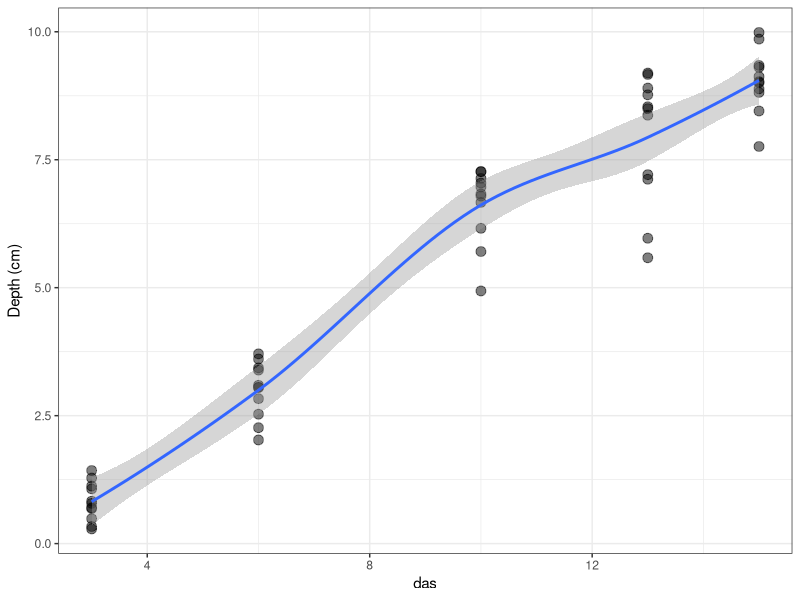
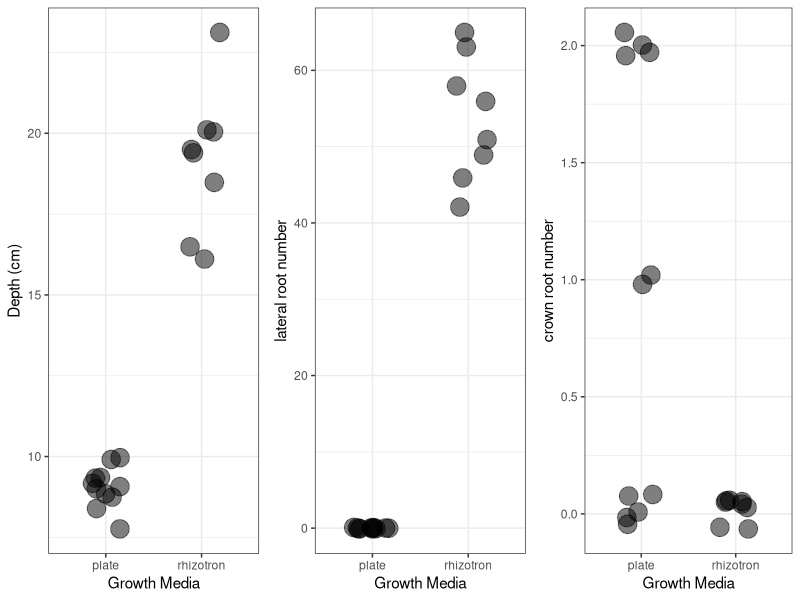
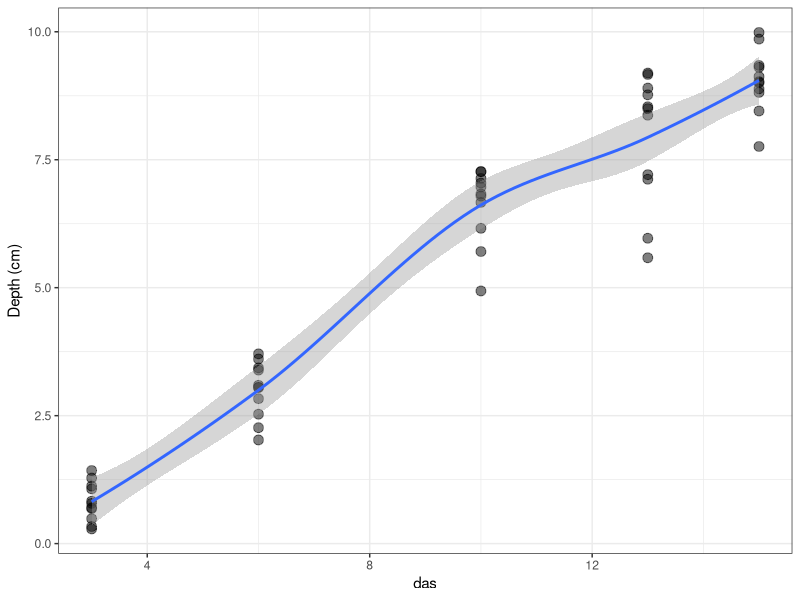
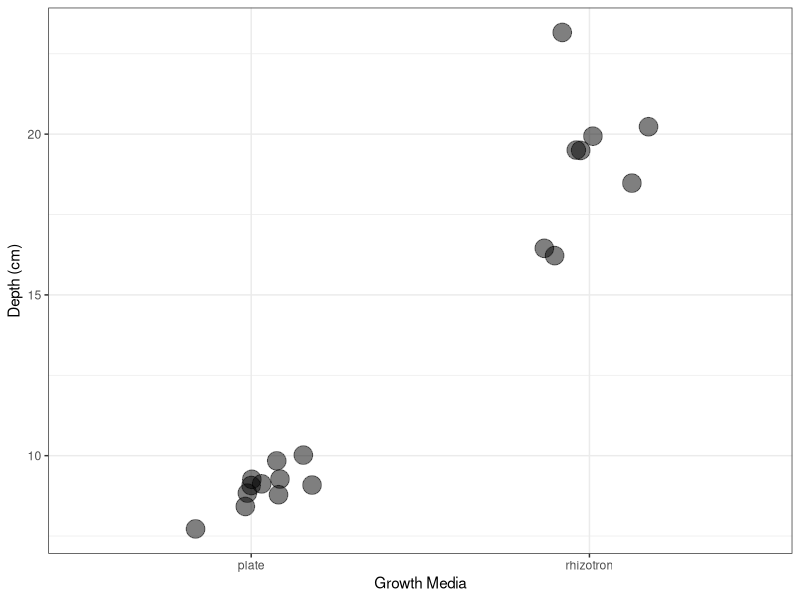
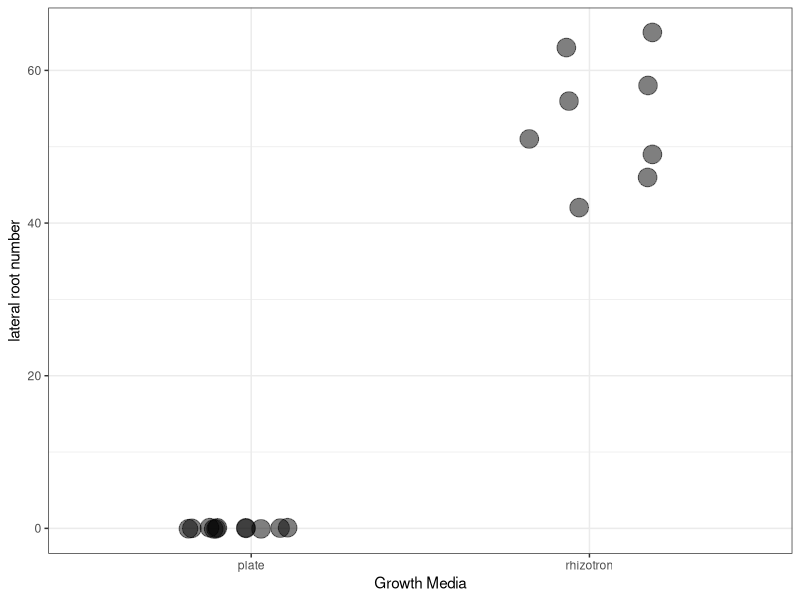
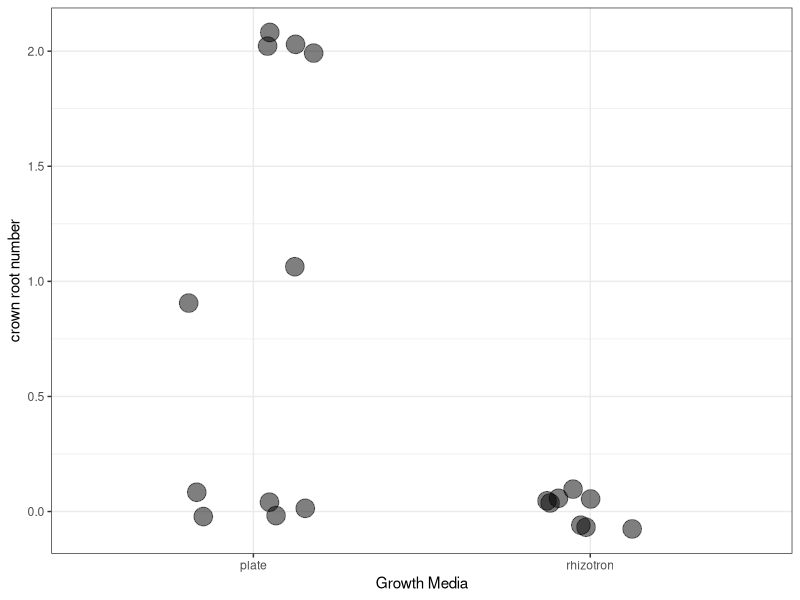
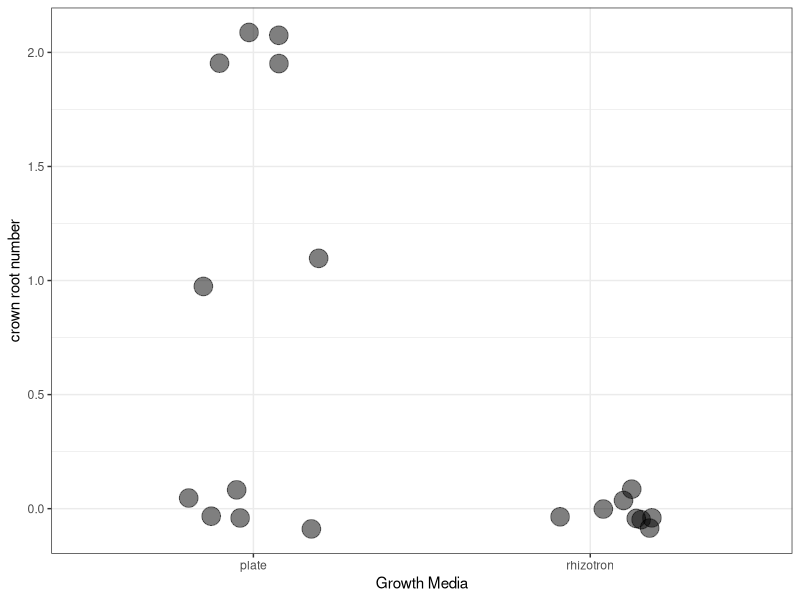

Write R code to recreate these figures, in order. (Note: this script raises an error after producing the figures.)
## ---- chunk 1

library(tidyr)
library(dplyr)
library(RColorBrewer)
library(ggplot2)
library(magrittr)
library(gridExtra)
library(rmarkdown)

## ---- chunk 2
brachy <- read.csv("data/data_brachy.csv")

brachy %>%
filter(growth_media == "plate") %>%
ggplot(aes(x = das, y = length)) +
        geom_point(size = 3, alpha = .5) +
        geom_smooth() +
        labs(x = "das", y = "Depth (cm)") +
        theme(panel.grid.major = element_blank(), 
              panel.grid.minor = element_blank()) +
        theme_bw()

ggsave("brachy_plate_growth.pdf", height = 8, width = 6, units = "cm", 
         useDingbats = FALSE)

## ---- chunk 3
#depth

p1 <- brachy %>%
        filter(das == "15") %>%
        ggplot(aes(x = growth_media, y = length)) +
        geom_point(size = 6, alpha = .5, position = position_jitter(w = 0.2, h = 0.1)) +
        labs(x = "Growth Media", y = "Depth (cm)") +
        theme(panel.grid.major = element_blank(), 
              panel.grid.minor = element_blank()) +
        theme_bw()

ggsave("depth_brachy.pdf", height = 12, width = 5.5, units = "cm", 
         useDingbats = FALSE)

#lr number

p2 <- brachy %>%
        filter(das == "15") %>%
        ggplot(aes(x = growth_media, y = lr_number)) +
        geom_point(size = 6, alpha = .5, position = position_jitter(w = 0.2, h = 0.1)) +
        labs(x = "Growth Media", y = "lateral root number") +
        theme(panel.grid.major = element_blank(), 
              panel.grid.minor = element_blank()) +
        theme_bw()

ggsave("lr_brachy.pdf", height = 12, width = 8, units = "cm", 
         useDingbats = FALSE)
#cr number

p3 <- brachy %>%
        filter(das == "15") %>%
        ggplot(aes(x = growth_media, y = cr_number)) +
        geom_point(size = 6, alpha = .5, position = position_jitter(w = 0.2, h = 0.1)) +
        labs(x = "Growth Media", y = "crown root number") +
        theme(panel.grid.major = element_blank(), 
              panel.grid.minor = element_blank()) +
        theme_bw()

ggsave("cr_brachy.pdf", height = 12, width = 8, units = "cm", 
         useDingbats = FALSE)


# all three together
grid.arrange(p1, p2, p3, ncol=3) +

ggsave("all_brachy.pdf", height = 12, width = 12, units = "cm", 
         useDingbats = FALSE)
